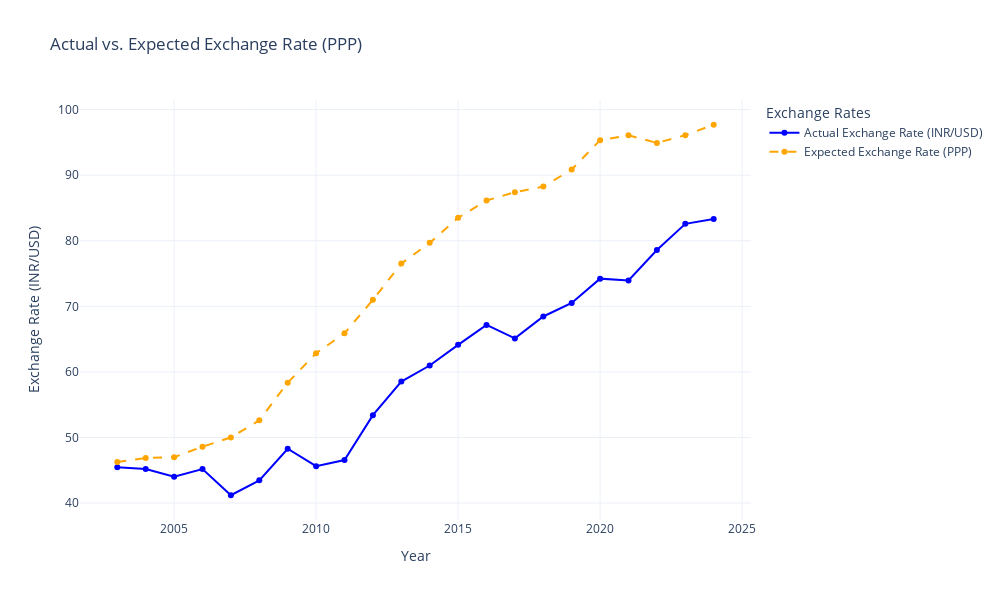

Source (notebook cell):
### Code cell
initial_exchange_rate = merged_df['Exchange Rate (INR/USD)'].iloc[0]

# calculate expected exchange rate based on PPP
merged_df['Expected Exchange Rate (PPP)'] = initial_exchange_rate * (
    (1 + merged_df['Inflation Rate (India)'] / 100) / (1 + merged_df['Inflation Rate (United States)'] / 100)
).cumprod()

fig = go.Figure()

# plot actual exchange rate
fig.add_trace(go.Scatter(x=merged_df['Year'],
                         y=merged_df['Exchange Rate (INR/USD)'],
                         mode='lines+markers',
                         name='Actual Exchange Rate (INR/USD)',
                         line=dict(color='blue')))

# plot PPP-based expected exchange rate
fig.add_trace(go.Scatter(x=merged_df['Year'],
                         y=merged_df['Expected Exchange Rate (PPP)'],
                         mode='lines+markers',
                         name='Expected Exchange Rate (PPP)',
                         line=dict(color='orange', dash='dash')))

fig.update_layout(title='Actual vs. Expected Exchange Rate (PPP)',
                  xaxis_title='Year',
                  yaxis_title='Exchange Rate (INR/USD)',
                  legend_title_text='Exchange Rates',
                  template='plotly_white',
                  height=600,
                  width=1000)

fig.show()

### Figure 1 — Plotly figure (JSON) as saved in the notebook; plotly's stock layout.template omitted (floating-point values rounded to 4 significant figures)
{"data": [{"line": {"color": "blue"}, "mode": "lines+markers", "name": "Actual Exchange Rate (INR/USD)", "type": "scatter", "x": [2003, 2004, 2005, 2006, 2007, 2008, 2009, 2010, 2011, 2012, 2013, 2014, 2015, 2016, 2017, 2018, 2019, 2020, 2021, 2022, 2023, 2024], "y": [45.48, 45.19, 44.0, 45.18, 41.19, 43.46, 48.28, 45.62, 46.56, 53.4, 58.53, 60.97, 64.12, 67.17, 65.11, 68.45, 70.51, 74.22, 73.94, 78.58, 82.58, 83.31]}, {"line": {"color": "orange", "dash": "dash"}, "mode": "lines+markers", "name": "Expected Exchange Rate (PPP)", "type": "scatter", "x": [2003, 2004, 2005, 2006, 2007, 2008, 2009, 2010, 2011, 2012, 2013, 2014, 2015, 2016, 2017, 2018, 2019, 2020, 2021, 2022, 2023, 2024], "y": [46.28, 46.86, 47.0, 48.59, 50.01, 52.61, 58.36, 62.84, 65.89, 70.99, 76.51, 79.68, 83.5, 86.13, 87.4, 88.25, 90.85, 95.34, 96.07, 94.92, 96.1, 97.69]}], "layout": {"height": 600, "legend": {"title": {"text": "Exchange Rates"}}, "title": {"text": "Actual vs. Expected Exchange Rate (PPP)"}, "width": 1000, "xaxis": {"title": {"text": "Year"}}, "yaxis": {"title": {"text": "Exchange Rate (INR/USD)"}}}}
